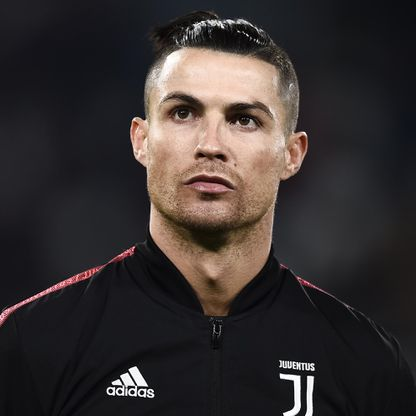
#> input picture images/0021.jpg, 416 x 416 px
$ jupyter execute '5 object_detection_cascade_classifier.ipynb'
#> lines starting #> are read from the running program, lines starting #| are printed output that depends on the picture
[cell 1]
import numpy as np
import cv2

Face Detection

[cell 2]
img = cv2.imread('./images/0021.jpg')
#> img is the input picture: shape (416, 416, 3); mean B, G, R 48.8, 49.4, 55.8
cv2.imshow('image', img)
cv2.waitKey(0)
cv2.destroyAllWindows()

[cell 3]
# load cascasde classfiere - frontalface
face_cascade = cv2.CascadeClassifier('./cascade_classifier/haarcascade_frontalface_default.xml')

[cell 4]
# apply cascade classfier to an image
faces, num_detection = face_cascade.detectMultiScale2(img)
#> faces = [[114, 40, 196, 196]]; num_detection = [89]

[cell 5]
print(faces)
#| [[114  40 196 196]]

[cell 6]
print(num_detection)
#| [89]

[cell 7]
pt1 = (114, 40)
pt2 = (114+196, 40+196)
#  draw the rectangle
cv2.rectangle(img, pt1, pt2, (0, 255,0))
cv2.imshow('face detection',img)
cv2.waitKey(0)
cv2.destroyAllWindows()

[cell 8]
# draw the circle
cx =114 + 196 // 2
cy = 40 + 196 // 2
r = 196 //2

cv2.circle(img, (cx,cy), r, (0,255,255), 2)
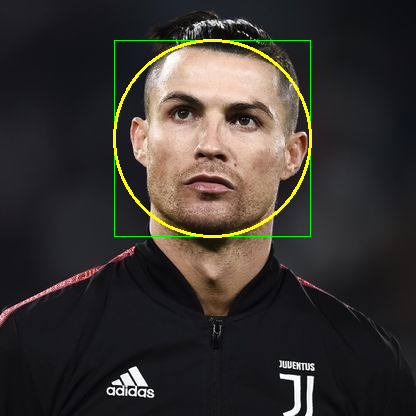
#> img: shape (416, 416, 3); mean B, G, R 48.2, 52.5, 57.8
cv2.imshow('face detection circle', img)
cv2.waitKey(0)
cv2.destroyAllWindows()

[cell 9]
imgh = cv2.imread('./images/hasib.jpg')
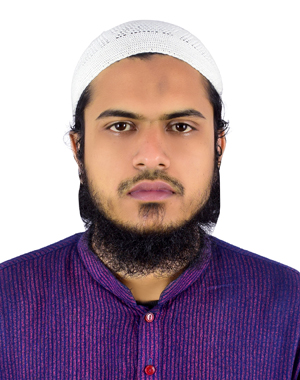
#> input picture images/hasib.jpg, 300 x 380 px
#> imgh is the input picture: shape (380, 300, 3); mean B, G, R 163.1, 148.5, 169.5
cv2.imshow('hasib',imgh)
cv2.waitKey(0)
cv2.destroyAllWindows()

[cell 10]
facesh, num_detection_hasib = face_cascade.detectMultiScale2(imgh)
#> facesh = [[71, 67, 162, 162]]; num_detection_hasib = [58]

[cell 11]
print(facesh)
#| [[ 71  67 162 162]]

[cell 12]
pt1 = (71, 67)
pt2 = (71+162, 67+162)

#  draw the rectangle
cv2.rectangle(imgh, pt1, pt2, (0, 255,0))
cv2.imshow('face detection Hasib',imgh)
cv2.waitKey(0)
cv2.destroyAllWindows()

[cell 13]
cx =71 + 162 // 2
cy = 67 + 162 // 2
r = 196 //2

cv2.circle(imgh, (cx,cy), r, (0,0,255), 2)
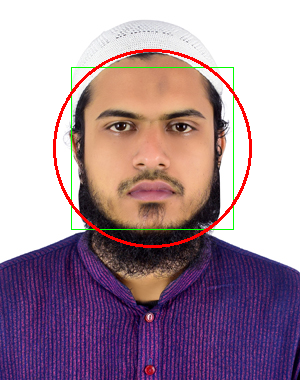
#> imgh: shape (380, 300, 3); mean B, G, R 158.8, 145.6, 169.3
cv2.imshow('face detection circle', imgh)
cv2.waitKey(0)
cv2.destroyAllWindows()

Multiple Face Detection

[cell 14]
img = cv2.imread('./images/friends.jpg')
cv2.imshow('image',img)
cv2.waitKey(0)
cv2.destroyAllWindows()

[cell 15]
face_cascade = cv2.CascadeClassifier('./cascade_classifier/haarcascade_frontalface_default.xml')

# step-1 apply cascade classifier to an image
faces, num_detection = face_cascade.detectMultiScale2(img, minNeighbors=8)
#> faces = (); num_detection = ()

# step-2: run a loop

for x,y,w,h in faces:
    cv2.rectangle(img, (x,y), (x+w, y+h), (0,255,255))
#> this loop made 0 passes

# step-3 display the image
cv2.imshow('facedetection',img)
cv2.waitKey(0)
cv2.destroyAllWindows()
print(faces)

[cell 16]
print(num_detection)

Faces & Eyes Detection

[cell 17]
img = cv2.imread('./images/friends.jpg')
cv2.imshow('image',img)
cv2.waitKey(0)
cv2.destroyAllWindows()

[cell 18]
face_cascade = cv2.CascadeClassifier('./cascade_classifier/haarcascade_frontalface_default.xml')
eye_cascade = cv2.CascadeClassifier('./cascade_classifier/haarcascade_eye.xml')

[cell 19]
# step -1: Face Detection
faces, num_detection_face = face_cascade.detectMultiScale2(img, minNeighbors=8)
#> num_detection_face = ()
for x,y,w,h in faces:
    cv2.rectangle(img, (x,y), (x+w, y+h), (0,255,0))

    # step -2 croping the face

    face_roi = img[y:y+h, x:x+h] #croping the image

    # step -3 apply to cascade classifier (eye)
    eyes, num_detection_eyes = eye_cascade.detectMultiScale2(face_roi)

    for ex, ey, ew, eh in eyes:
        cx =x + ex+ew//2
        cy = y + ey +eh // 2
        r = eh //2
        cv2.circle(img, (cx, cy), r, (255,0,255),2)

# step -3
cv2.imshow('face eye detection', img)
cv2.waitKey(0)
cv2.destroyAllWindows()

Faces, Eyes, Smiles Detection

[cell 20]
img = cv2.imread('./images/friends.jpg')
cv2.imshow('image',img)
cv2.waitKey(0)
cv2.destroyAllWindows()

[cell 21]
face_cascade = cv2.CascadeClassifier('./cascade_classifier/haarcascade_frontalface_default.xml')
eye_cascade = cv2.CascadeClassifier('./cascade_classifier/haarcascade_eye.xml')
smile_cascade = cv2.CascadeClassifier('./cascade_classifier/haarcascade_smile.xml')

# step -1: Face Detection
faces, num_detection_face = face_cascade.detectMultiScale2(img, minNeighbors=8)
for x,y,w,h in faces:
    face_roi = img[y:y+h, x:x+h].copy() #croping the image
    cv2.rectangle(img, (x,y), (x+w, y+h), (0,255,0))


    # step -2 apply to cascade classifier (eye)
    eyes, num_detection_eyes = eye_cascade.detectMultiScale2(face_roi)

    for ex, ey, ew, eh in eyes:
        cx =x + ex+ew//2
        cy = y + ey +eh // 2
        r = eh //2
        cv2.circle(img, (cx, cy), r, (255,0,255),2)

    # step 3 smile detection
    smiles, num_detection_smile = smile_cascade.detectMultiScale2(face_roi)
    for sx, sy, sw, sh in smiles:
        cv2.rectangle(img, (x + sx, y + sy), (x+sx+sw, y+sy+sh), (255,0,0),2)


# step -3
cv2.imshow('face eye smail detection', img)
cv2.waitKey(0)
cv2.destroyAllWindows()
